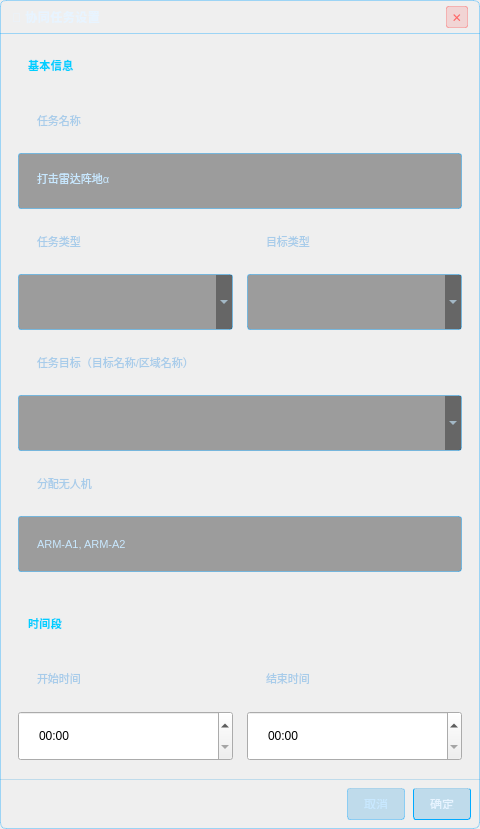
<?xml version="1.0" encoding="UTF-8"?>
<ui version="4.0">
 <class>TaskDialog</class>
 <widget class="QDialog" name="TaskDialog">
  <property name="geometry">
   <rect>
    <x>0</x>
    <y>0</y>
    <width>480</width>
    <height>783</height>
   </rect>
  </property>
  <property name="windowTitle">
   <string>协同任务设置</string>
  </property>
  <property name="styleSheet">
   <string notr="true">QDialog {
    background: qlineargradient(spread:pad, x1:0, y1:0, x2:0, y2:1,
                                stop:0 rgba(8,28,60,0.98),
                                stop:1 rgba(5,18,42,0.98));
    border: 1px solid rgba(0,160,255,0.35);
    border-radius: 6px;
}

QLabel {
    color: rgba(120,180,230,0.6);
    font-size: 11px;
}

QLineEdit, QComboBox {
    background-color: rgba(0,0,0,0.35);
    border: 1px solid rgba(0,160,255,0.4);
    border-radius: 3px;
    color: #c8e8ff;
    padding: 4px 8px;
    font-size: 11px;
    height: 26px;
}

QLineEdit:focus, QComboBox:focus {
    border-color: #00cfff;
    box-shadow: 0 0 8px rgba(0,200,255,0.2);
}

QPushButton {
    height: 28px;
    padding: 0 20px;
    background: rgba(0,140,220,0.2);
    border: 1px solid rgba(0,160,255,0.35);
    border-radius: 3px;
    color: #c8e8ff;
    font-size: 12px;
}

QPushButton:hover {
    background: rgba(0,160,255,0.38);
    color: #e8f4ff;
    border-color: rgba(0,200,255,0.6);
}

QPushButton#okButton {
    background: qlineargradient(spread:pad, x1:0, y1:0, x2:1, y2:0,
                                stop:0 rgba(0,150,255,0.4),
                                stop:1 rgba(0,100,200,0.5));
    border-color: #0af;
    color: #e8f4ff;
}

QPushButton#okButton:hover {
    box-shadow: 0 0 12px rgba(0,200,255,0.4);
}</string>
  </property>
  <layout class="QVBoxLayout" name="verticalLayout">
   <property name="spacing">
    <number>0</number>
   </property>
   <property name="leftMargin">
    <number>0</number>
   </property>
   <property name="topMargin">
    <number>0</number>
   </property>
   <property name="rightMargin">
    <number>0</number>
   </property>
   <property name="bottomMargin">
    <number>0</number>
   </property>
   <item>
    <widget class="QWidget" name="headerWidget" native="true">
     <property name="minimumSize">
      <size>
       <width>0</width>
       <height>34</height>
      </size>
     </property>
     <property name="maximumSize">
      <size>
       <width>16777215</width>
       <height>34</height>
      </size>
     </property>
     <property name="styleSheet">
      <string notr="true">background: qlineargradient(spread:pad, x1:0, y1:0, x2:1, y2:0,
                                stop:0 rgba(0,100,200,0.5),
                                stop:1 rgba(0,60,140,0.3));
border-bottom: 1px solid rgba(0,160,255,0.35);</string>
     </property>
     <layout class="QHBoxLayout" name="horizontalLayout">
      <property name="spacing">
       <number>8</number>
      </property>
      <property name="leftMargin">
       <number>12</number>
      </property>
      <property name="topMargin">
       <number>0</number>
      </property>
      <property name="rightMargin">
       <number>12</number>
      </property>
      <property name="bottomMargin">
       <number>0</number>
      </property>
      <item>
       <widget class="QLabel" name="titleLabel">
        <property name="styleSheet">
         <string notr="true">font-size: 12px;
font-weight: 500;
color: #e8f4ff;
letter-spacing: 0.5px;</string>
        </property>
        <property name="text">
         <string>🎯 协同任务设置</string>
        </property>
       </widget>
      </item>
      <item>
       <spacer name="horizontalSpacer">
        <property name="orientation">
         <enum>Qt::Horizontal</enum>
        </property>
        <property name="sizeHint" stdset="0">
         <size>
          <width>40</width>
          <height>20</height>
         </size>
        </property>
       </spacer>
      </item>
      <item>
       <widget class="QPushButton" name="closeButton">
        <property name="minimumSize">
         <size>
          <width>22</width>
          <height>22</height>
         </size>
        </property>
        <property name="maximumSize">
         <size>
          <width>22</width>
          <height>22</height>
         </size>
        </property>
        <property name="styleSheet">
         <string notr="true">background: rgba(255,60,60,0.15);
border: 1px solid rgba(255,60,60,0.3);
border-radius: 2px;
color: #ff6666;
font-size: 12px;
padding: 0;</string>
        </property>
        <property name="text">
         <string>✕</string>
        </property>
       </widget>
      </item>
     </layout>
    </widget>
   </item>
   <item>
    <widget class="QWidget" name="contentWidget" native="true">
     <property name="styleSheet">
      <string notr="true">padding: 14px 16px;</string>
     </property>
     <layout class="QVBoxLayout" name="verticalLayout_2">
      <property name="spacing">
       <number>10</number>
      </property>
      <item>
       <widget class="QLabel" name="basicInfoLabel">
        <property name="styleSheet">
         <string notr="true">font-size: 11px;
font-weight: 500;
color: #00cfff;
letter-spacing: 0.5px;
border-bottom: 1px solid rgba(0,140,220,0.2);
padding-bottom: 4px;</string>
        </property>
        <property name="text">
         <string>基本信息</string>
        </property>
       </widget>
      </item>
      <item>
       <widget class="QWidget" name="formWidget" native="true">
        <layout class="QGridLayout" name="gridLayout">
         <property name="horizontalSpacing">
          <number>14</number>
         </property>
         <property name="verticalSpacing">
          <number>10</number>
         </property>
         <item row="0" column="0" colspan="2">
          <widget class="QLabel" name="taskNameLabel">
           <property name="text">
            <string>任务名称</string>
           </property>
          </widget>
         </item>
         <item row="1" column="0" colspan="2">
          <widget class="QLineEdit" name="taskNameEdit">
           <property name="text">
            <string>打击雷达阵地α</string>
           </property>
          </widget>
         </item>
         <item row="2" column="0">
          <widget class="QLabel" name="taskTypeLabel">
           <property name="text">
            <string>任务类型</string>
           </property>
          </widget>
         </item>
         <item row="2" column="1">
          <widget class="QLabel" name="targetTypeLabel">
           <property name="text">
            <string>目标类型</string>
           </property>
          </widget>
         </item>
         <item row="3" column="0">
          <widget class="QComboBox" name="taskTypeCombo"/>
         </item>
         <item row="3" column="1">
          <widget class="QComboBox" name="targetTypeCombo"/>
         </item>
         <item row="4" column="0" colspan="2">
          <widget class="QLabel" name="targetNameLabel">
           <property name="text">
            <string>任务目标（目标名称/区域名称）</string>
           </property>
          </widget>
         </item>
         <item row="5" column="0" colspan="2">
          <widget class="QComboBox" name="targetNameCombo"/>
         </item>
         <item row="6" column="0" colspan="2">
          <widget class="QLabel" name="uavsLabel">
           <property name="text">
            <string>分配无人机</string>
           </property>
          </widget>
         </item>
         <item row="7" column="0" colspan="2">
          <widget class="QLineEdit" name="uavsEdit">
           <property name="text">
            <string>ARM-A1, ARM-A2</string>
           </property>
           <property name="placeholderText">
            <string>输入无人机编号，逗号分隔</string>
           </property>
          </widget>
         </item>
        </layout>
       </widget>
      </item>
      <item>
       <widget class="QLabel" name="timeLabel">
        <property name="styleSheet">
         <string notr="true">font-size: 11px;
font-weight: 500;
color: #00cfff;
letter-spacing: 0.5px;
border-bottom: 1px solid rgba(0,140,220,0.2);
padding-bottom: 4px;
margin-top: 10px;</string>
        </property>
        <property name="text">
         <string>时间段</string>
        </property>
       </widget>
      </item>
      <item>
       <widget class="QWidget" name="timeWidget" native="true">
        <layout class="QGridLayout" name="gridLayout_2">
         <property name="horizontalSpacing">
          <number>14</number>
         </property>
         <property name="verticalSpacing">
          <number>10</number>
         </property>
         <item row="0" column="0">
          <widget class="QLabel" name="startTimeLabel">
           <property name="text">
            <string>开始时间</string>
           </property>
          </widget>
         </item>
         <item row="0" column="1">
          <widget class="QLabel" name="endTimeLabel">
           <property name="text">
            <string>结束时间</string>
           </property>
          </widget>
         </item>
         <item row="1" column="0">
          <widget class="QTimeEdit" name="startTimeEdit">
           <property name="displayFormat">
            <string>hh:mm</string>
           </property>
          </widget>
         </item>
         <item row="1" column="1">
          <widget class="QTimeEdit" name="endTimeEdit">
           <property name="displayFormat">
            <string>hh:mm</string>
           </property>
          </widget>
         </item>
        </layout>
       </widget>
      </item>
     </layout>
    </widget>
   </item>
   <item>
    <widget class="QWidget" name="footerWidget" native="true">
     <property name="minimumSize">
      <size>
       <width>0</width>
       <height>50</height>
      </size>
     </property>
     <property name="maximumSize">
      <size>
       <width>16777215</width>
       <height>50</height>
      </size>
     </property>
     <property name="styleSheet">
      <string notr="true">padding: 10px 16px;
border-top: 1px solid rgba(0,140,220,0.2);</string>
     </property>
     <layout class="QHBoxLayout" name="horizontalLayout_2">
      <property name="spacing">
       <number>8</number>
      </property>
      <item>
       <spacer name="horizontalSpacer_2">
        <property name="orientation">
         <enum>Qt::Horizontal</enum>
        </property>
        <property name="sizeHint" stdset="0">
         <size>
          <width>40</width>
          <height>20</height>
         </size>
        </property>
       </spacer>
      </item>
      <item>
       <widget class="QPushButton" name="cancelButton">
        <property name="text">
         <string>取消</string>
        </property>
       </widget>
      </item>
      <item>
       <widget class="QPushButton" name="okButton">
        <property name="text">
         <string>确定</string>
        </property>
       </widget>
      </item>
     </layout>
    </widget>
   </item>
  </layout>
 </widget>
 <resources/>
 <connections/>
</ui>
